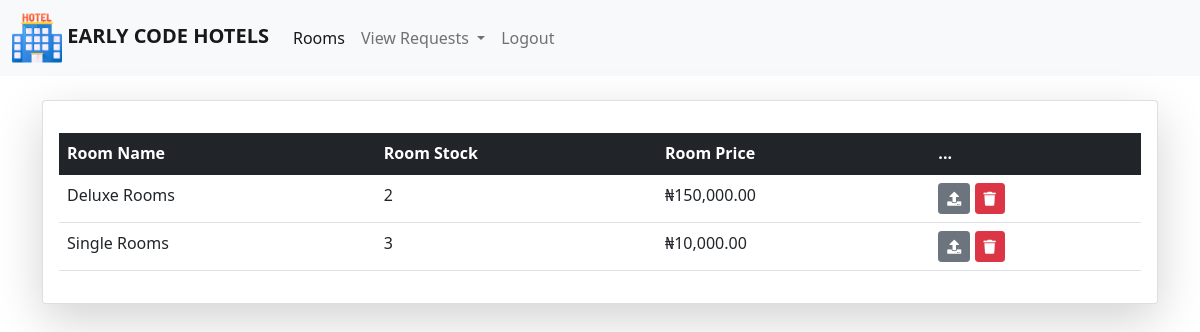
The app's page /tunnel/rooms.php (signed in), older data.
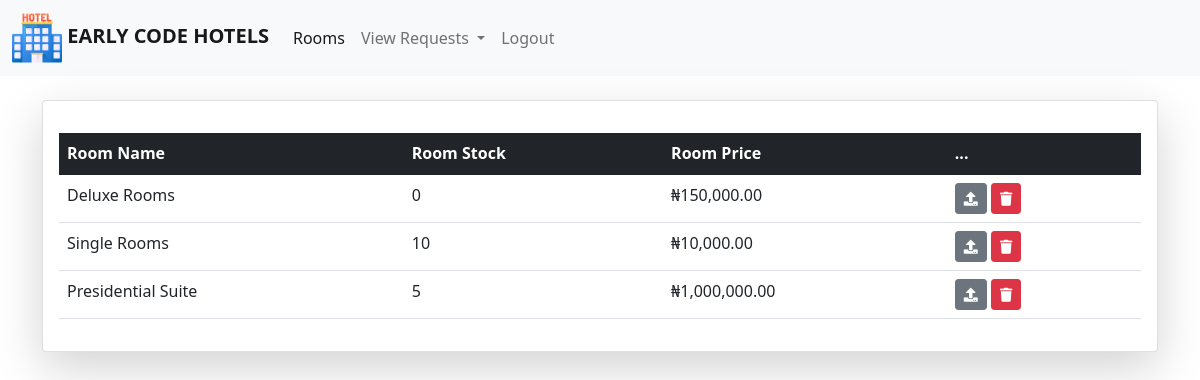
The same page, newer data.
### tables this page shows
CREATE TABLE `rooms` (
  `id` int(11) NOT NULL,
  `room_name` varchar(100) NOT NULL,
  `room_stock` varchar(10) NOT NULL,
  `price` varchar(100) NOT NULL,
  `date_created` date NOT NULL
);

### tunnel/rooms.php (the view, shortened to what this page needs)
<?php
    include '../assets/config/dbcon.php';
    include '../assets/includes/headers.php';
?>
<body>
<?php include '../assets/includes/dashboard-nav.php'; ?>
<section class="mt-3">
<div class="container">
<div class="card mx-auto p-3 mt-4 shadow-lg">
         <div class="table-responsive mt-3">
            <table class="table table-hover">
              <thead class="table-dark">
                <tr>
                  <th scope="col">Room Name</th>
                  <th scope="col">Room Stock</th>
                  <th scope="col">Room Price</th>
                  <th scope="col">...</th>
                </tr>
              </thead>
              <tbody>
                <?php
                  $sql = "SELECT * FROM rooms";
                  $query = mysqli_query($connectDB,$sql);
                  while ($row = mysqli_fetch_assoc($query)) {
                ?>
                <tr>
                  <td><?php echo $row['room_name']; ?></td>
                  <td><?php echo $row['room_stock']; ?></td>
                  <td><?php echo "₦".number_format($row['price'],2,'.',','); ?></td>
                  <td>
                    <a href="update?q=<?php echo $row['id']; ?>&name=<?php echo $row['room_name']; ?>" class="btn btn-secondary btn-sm">
                      <i class="fas fa-upload"></i>
                    </a>
                    <a href="" class="btn btn-danger btn-sm">
                      <i class="fas fa-trash"></i>
                    </a>
                  </td>
                </tr>
                <?php } ?>
              </tbody>
            </table>
         </div>
       </div>
</div>
</section>
</body>
</html>

Row changes from the older to the newer data that the page shows:
changed rooms "Deluxe Rooms": room_stock "2" → "0"
changed rooms "Single Rooms": room_stock "3" → "10"
added rooms: room_name "Presidential Suite", room_stock "5", price "1,000,000.00"
